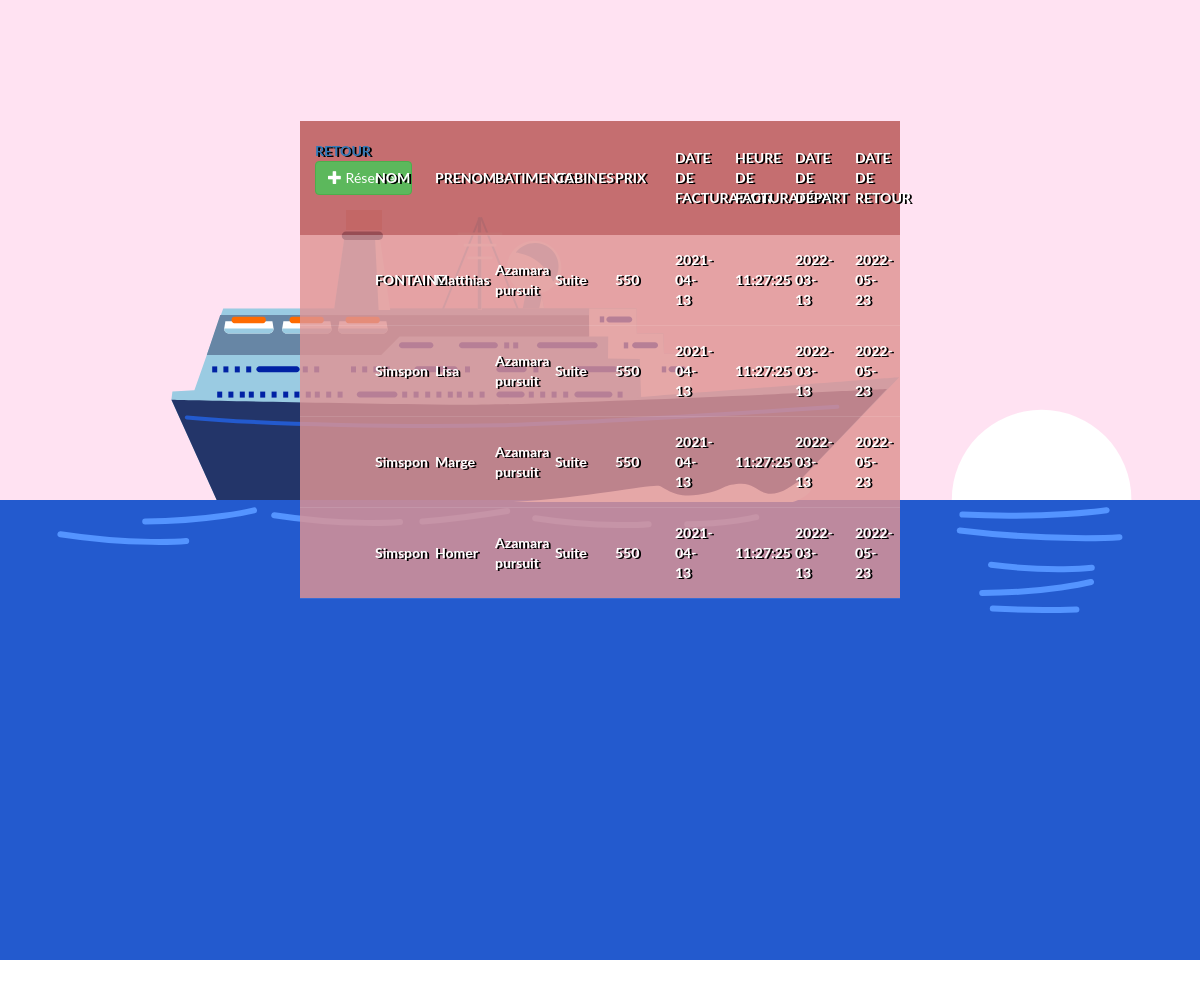
The page /PHP/html/index.php on the database as committed earlier.
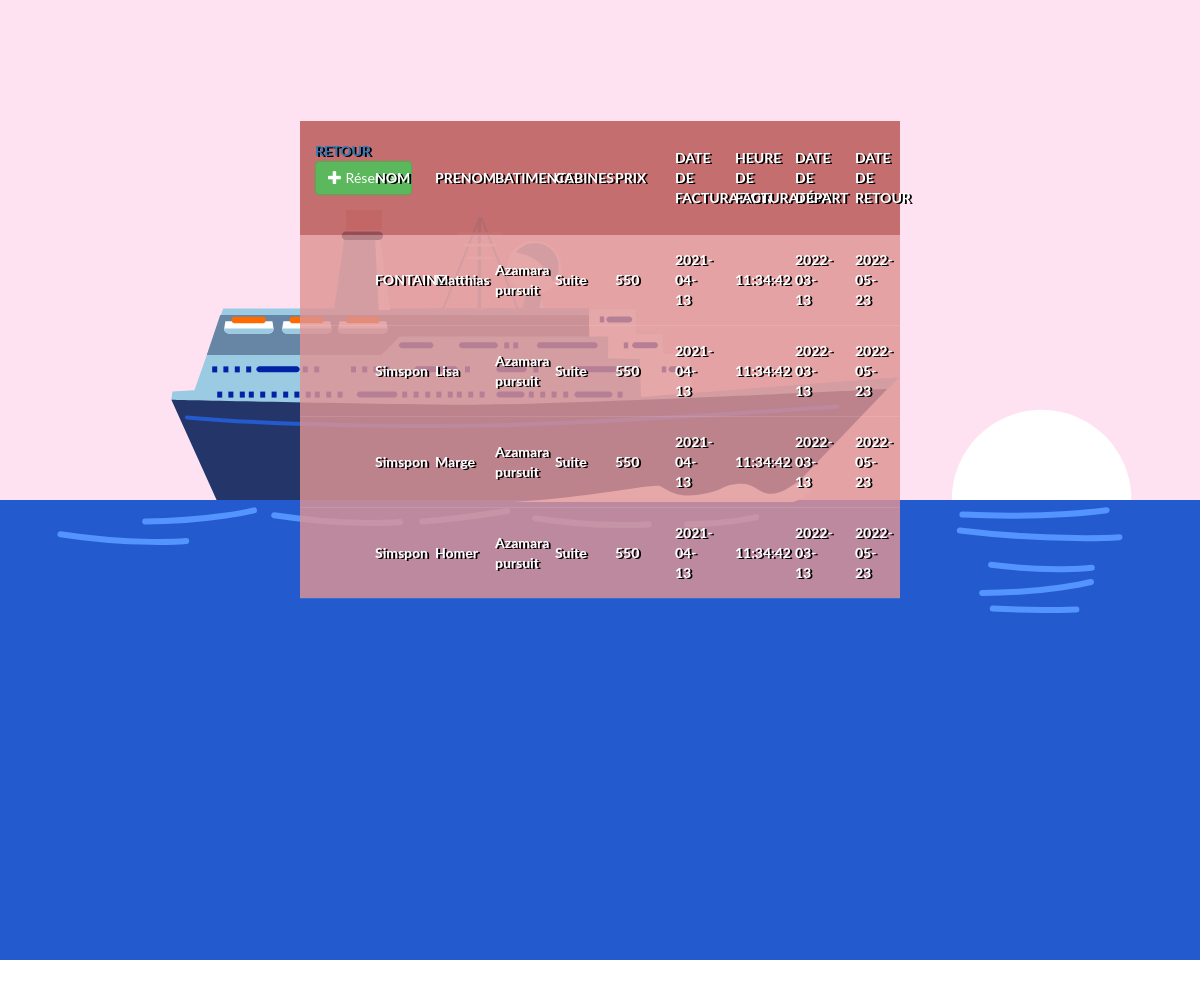
The same page on the database as committed later.
### tables this page shows
CREATE TABLE RecapReservation(
    Id INTEGER not null, 
    nom VARCHAR(20), 
    prenom VARCHAR(20), 
    age INT,
    sexe VARCHAR(5), 
    nom_batiment VARCHAR(20), 
    type_rang VARCHAR(10), 
    prix INT,
    date_facture DATE,
    h_facture DATE,
    date_debut DATE, 
    date_fin DATE,

    id_client INT,
    id_reservation INT,
    id_rang INT,
    id_facture INT,
    id_batiment INT,


    CONSTRAINT pk_recapReservation primary key (Id)

    CONSTRAINT fk_recapReservation
	FOREIGN KEY (id_client) REFERENCES Clients(id_client)
    FOREIGN KEY (id_reservation) REFERENCES Reservations(id_reservation) 
    FOREIGN KEY (id_rang) REFERENCES Rangs(id_rang)
    FOREIGN KEY (id_facture) REFERENCES Factures(id_facture)
    FOREIGN KEY (id_batiment) REFERENCES Batiments(id_batiment)
);

### PHP/html/index.php (the view, shortened to what this page needs)
<!DOCTYPE html>
<html lang="en">
	<head>
		<link rel="stylesheet" type="text/css" href="../css/bootstrap.css"/>
		<link rel="stylesheet" type="text/css" href="../css/tables.css"/>
	</head>
<body>
<div style="width:device-width; margin-top: -20%;">
</div>
        <table cellpadding="0" cellspacing="0" border="0">
            <thead>
                <tr>
                    <th><a href="http://localhost:1234/html/main.html">Retour</a><button type="button" class="btn btn-success" data-toggle="modal" data-target="#form_modal"><span class="glyphicon glyphicon-plus"></span> Réserver</button>
		<br/><br/></th>
					<th>Nom</th>
					<th>Prenom</th>
                    <th>Batiments</th>
                    <th>Cabines</th>
                    <th>Prix</th>
                    <th>Date de facturation</th>
                    <th>Heure de facturation</th>
					<th>Date de départ</th>
					<th>Date de retour</th>
				</tr>
			</thead>
				<?php
					require 'conn.php';
					$query = $conn->prepare("SELECT * FROM RecapReservation");
					$query->execute();
					while($fetch = $query->fetch()){
				?>
				<tr>
                    <td></td>
					<td><?php echo $fetch['nom']?></td>
					<td><?php echo $fetch['prenom']?></td>
                    <td><?php echo $fetch['nom_batiment']?></td>
                    <td><?php echo $fetch['type_rang']?></td>
					<td><?php echo $fetch['prix']?></td>
                    <td><?php echo $fetch['date_facture']?></td>
                    <td><?php echo $fetch['h_facture']?></td>
					<td><?php echo $fetch['date_debut']?></td>
					<td><?php echo $fetch['date_fin']?></td>
				</tr>
				<?php
					}
				?>
		</table>
</body>
</html>

### PHP/css/tables.css (style rules this page uses)
* { margin: 0; padding: 0; font-family: 'lato'; }
table { width: 50%; table-layout: fixed; position: absolute; top: 10%; left: 25%; }
th { padding: 20px 15px; text-align: left; font-weight: 700; font-size: 14px; color: #fff; text-shadow: 2px 1px #000000; text-transform: uppercase; background-color:rgb(185 85 85 / 82%); }
td { padding: 15px; text-align: left; vertical-align: middle; font-weight: 700; font-size: 14px; color: #fff; text-shadow: 2px 1px #000000; border-bottom: solid 1px rgba(255,255,255,0.1); background-color: rgb(224 148 148 / 82%); }
.ship { background-color: #ffe2f2; }

Rows that differ between the two databases and show on the page:
changed recapreservation "FONTAINE": h_facture "11:27:25" → "11:34:42"
changed recapreservation "Lisa": h_facture "11:27:25" → "11:34:42"
changed recapreservation "Marge": h_facture "11:27:25" → "11:34:42"
changed recapreservation "Homer": h_facture "11:27:25" → "11:34:42"
